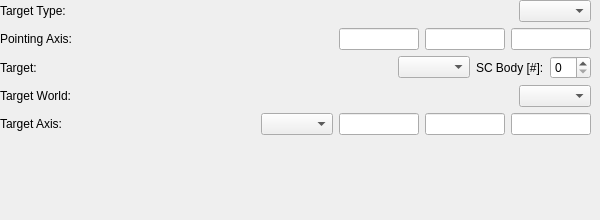
          <widget class="QWidget" name="cmdSVConfig">
           <property name="enabled">
            <bool>true</bool>
           </property>
           <attribute name="title">
            <string>Secondary Vector</string>
           </attribute>
           <widget class="QWidget" name="verticalLayoutWidget_6">
            <property name="geometry">
             <rect>
              <x>0</x>
              <y>0</y>
              <width>591</width>
              <height>211</height>
             </rect>
            </property>
            <layout class="QVBoxLayout" name="verticalLayout_11">
             <item>
              <layout class="QHBoxLayout" name="horizontalLayout_34">
               <item>
                <widget class="QLabel" name="label_25">
                 <property name="text">
                  <string>Target Type:</string>
                 </property>
                </widget>
               </item>
               <item>
                <spacer name="horizontalSpacer_23">
                 <property name="orientation">
                  <enum>Qt::Horizontal</enum>
                 </property>
                 <property name="sizeHint" stdset="0">
                  <size>
                   <width>40</width>
                   <height>20</height>
                  </size>
                 </property>
                </spacer>
               </item>
               <item>
                <widget class="QComboBox" name="cmdSvTgtType"/>
               </item>
              </layout>
             </item>
             <item>
              <layout class="QHBoxLayout" name="horizontalLayout_35">
               <item>
                <widget class="QLabel" name="label_26">
                 <property name="text">
                  <string>Pointing Axis:</string>
                 </property>
                </widget>
               </item>
               <item>
                <spacer name="horizontalSpacer_24">
                 <property name="orientation">
                  <enum>Qt::Horizontal</enum>
                 </property>
                 <property name="sizeHint" stdset="0">
                  <size>
                   <width>40</width>
                   <height>20</height>
                  </size>
                 </property>
                </spacer>
               </item>
               <item>
                <widget class="QLineEdit" name="cmdSvX">
                 <property name="minimumSize">
                  <size>
                   <width>80</width>
                   <height>0</height>
                  </size>
                 </property>
                 <property name="maximumSize">
                  <size>
                   <width>80</width>
                   <height>16777215</height>
                  </size>
                 </property>
                </widget>
               </item>
               <item>
                <widget class="QLineEdit" name="cmdSvY">
                 <property name="minimumSize">
                  <size>
                   <width>80</width>
                   <height>0</height>
                  </size>
                 </property>
                 <property name="maximumSize">
                  <size>
                   <width>80</width>
                   <height>16777215</height>
                  </size>
                 </property>
                </widget>
               </item>
               <item>
                <widget class="QLineEdit" name="cmdSvZ">
                 <property name="minimumSize">
                  <size>
                   <width>80</width>
                   <height>0</height>
                  </size>
                 </property>
                 <property name="maximumSize">
                  <size>
                   <width>80</width>
                   <height>16777215</height>
                  </size>
                 </property>
                </widget>
               </item>
              </layout>
             </item>
             <item>
              <widget class="QWidget" name="cmdSvScData" native="true">
               <property name="enabled">
                <bool>true</bool>
               </property>
               <layout class="QHBoxLayout" name="cmdTgtPvScData_3">
                <property name="leftMargin">
                 <number>0</number>
                </property>
                <property name="topMargin">
                 <number>0</number>
                </property>
                <property name="rightMargin">
                 <number>0</number>
                </property>
                <property name="bottomMargin">
                 <number>0</number>
                </property>
                <item>
                 <widget class="QLabel" name="cmdSvTgtScLabel">
                  <property name="text">
                   <string>Target:</string>
                  </property>
                 </widget>
                </item>
                <item>
                 <spacer name="horizontalSpacer_26">
                  <property name="orientation">
                   <enum>Qt::Horizontal</enum>
                  </property>
                  <property name="sizeHint" stdset="0">
                   <size>
                    <width>40</width>
                    <height>20</height>
                   </size>
                  </property>
                 </spacer>
                </item>
                <item>
                 <widget class="QComboBox" name="cmdSvTgtSc"/>
                </item>
                <item>
                 <widget class="QLabel" name="cmdSvTgtScBdyLabel">
                  <property name="enabled">
                   <bool>true</bool>
                  </property>
                  <property name="text">
                   <string>SC Body [#]:</string>
                  </property>
                 </widget>
                </item>
                <item>
                 <widget class="QSpinBox" name="cmdSvTgtScBdyNum">
                  <property name="enabled">
                   <bool>true</bool>
                  </property>
                 </widget>
                </item>
               </layout>
              </widget>
             </item>
             <item>
              <widget class="QWidget" name="cmdSvWldData" native="true">
               <layout class="QHBoxLayout" name="cmdTgtPvWldData_3">
                <property name="leftMargin">
                 <number>0</number>
                </property>
                <property name="topMargin">
                 <number>0</number>
                </property>
                <property name="rightMargin">
                 <number>0</number>
                </property>
                <property name="bottomMargin">
                 <number>0</number>
                </property>
                <item>
                 <widget class="QLabel" name="cmdSvTgtWldLabel">
                  <property name="text">
                   <string>Target World:</string>
                  </property>
                 </widget>
                </item>
                <item>
                 <spacer name="horizontalSpacer_41">
                  <property name="orientation">
                   <enum>Qt::Horizontal</enum>
                  </property>
                  <property name="sizeHint" stdset="0">
                   <size>
                    <width>40</width>
                    <height>20</height>
                   </size>
                  </property>
                 </spacer>
                </item>
                <item>
                 <widget class="QComboBox" name="cmdSvTgtWld"/>
                </item>
               </layout>
              </widget>
             </item>
             <item>
              <widget class="QWidget" name="cmdSvVecData" native="true">
               <layout class="QHBoxLayout" name="cmdTgtPvVecData_3">
                <property name="leftMargin">
                 <number>0</number>
                </property>
                <property name="topMargin">
                 <number>0</number>
                </property>
                <property name="rightMargin">
                 <number>0</number>
                </property>
                <property name="bottomMargin">
                 <number>0</number>
                </property>
                <item>
                 <widget class="QLabel" name="cmdSvTgtAxisLabel">
                  <property name="enabled">
                   <bool>true</bool>
                  </property>
                  <property name="text">
                   <string>Target Axis:</string>
                  </property>
                 </widget>
                </item>
                <item>
                 <spacer name="horizontalSpacer_27">
                  <property name="orientation">
                   <enum>Qt::Horizontal</enum>
                  </property>
                  <property name="sizeHint" stdset="0">
                   <size>
                    <width>40</width>
                    <height>20</height>
                   </size>
                  </property>
                 </spacer>
                </item>
                <item>
                 <widget class="QComboBox" name="cmdSvTgtAxisFrm"/>
                </item>
                <item>
                 <widget class="QLineEdit" name="cmdSvTgtX">
                  <property name="enabled">
                   <bool>true</bool>
                  </property>
                  <property name="minimumSize">
                   <size>
                    <width>80</width>
                    <height>0</height>
                   </size>
                  </property>
                  <property name="maximumSize">
                   <size>
                    <width>80</width>
                    <height>16777215</height>
                   </size>
                  </property>
                 </widget>
                </item>
                <item>
                 <widget class="QLineEdit" name="cmdSvTgtY">
                  <property name="enabled">
                   <bool>true</bool>
                  </property>
                  <property name="minimumSize">
                   <size>
                    <width>80</width>
                    <height>0</height>
                   </size>
                  </property>
                  <property name="maximumSize">
                   <size>
                    <width>80</width>
                    <height>16777215</height>
                   </size>
                  </property>
                 </widget>
                </item>
                <item>
                 <widget class="QLineEdit" name="cmdSvTgtZ">
                  <property name="enabled">
                   <bool>true</bool>
                  </property>
                  <property name="minimumSize">
                   <size>
                    <width>80</width>
                    <height>0</height>
                   </size>
                  </property>
                  <property name="maximumSize">
                   <size>
                    <width>80</width>
                    <height>16777215</height>
                   </size>
                  </property>
                 </widget>
                </item>
               </layout>
              </widget>
             </item>
             <item>
              <spacer name="verticalSpacer_7">
               <property name="orientation">
                <enum>Qt::Vertical</enum>
               </property>
               <property name="sizeHint" stdset="0">
                <size>
                 <width>20</width>
                 <height>40</height>
                </size>
               </property>
              </spacer>
             </item>
            </layout>
           </widget>
          </widget>
